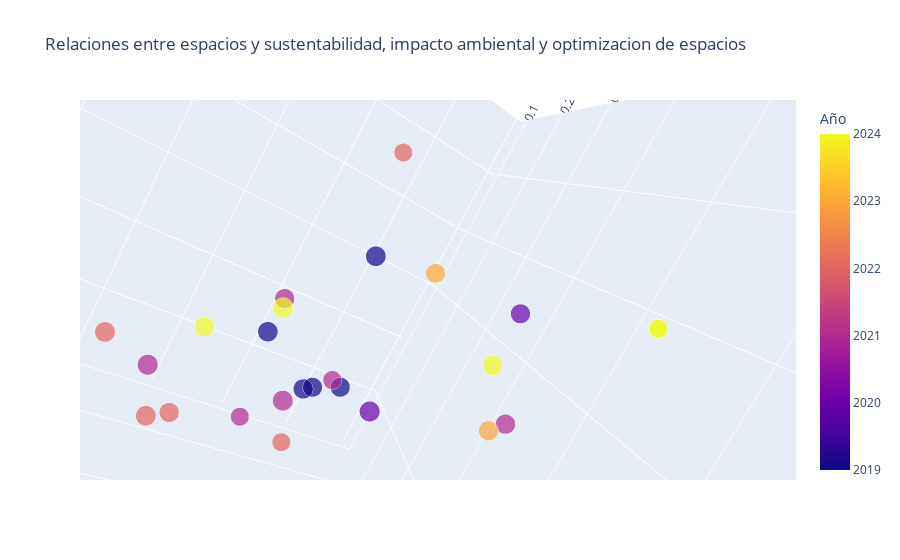

Notebook code for this chart:
### Code cell
# Grafico de dispersion 3D: Relaciones entre metricas

fig2 = px.scatter_3d(
    df,
    x='Sustentabilidad',
    y='Impacto_Ambiental',
    z='Optimizacion_Espacios',
    color='Año',
    size='Desempeno_Estructural',
    title= "Relaciones entre espacios y sustentabilidad, impacto ambiental y optimizacion de espacios",
    labels={"Sustentabilidad":"Indice de sustentabilidad",
           "Impacto_Ambiental": "Indice de impacto ambiental",
           "Optimizacion_Espacios": "Optimizacion de espacios",
           "Desempeno_Estructural": "Desempeño estructural",
           }
)
fig2.update_layout(template="plotly")
fig2.show()
